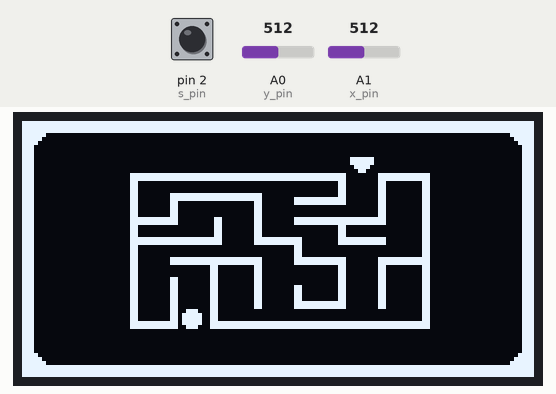
This sketch was run on a simulated Arduino Uno, built with avr-gcc and run on an emulated ATmega328P. Parts: 128×64 one-colour display. The inputs (shaded band) are chosen by the test bench; at power-on: A0 (y_pin) = 512, pin 2 (s_pin) HIGH, A1 (x_pin) = 512. What the sketch prints to the serial monitor is not drawn.

Above: at 1.2 s.
1.3 s: A0 (y_pin) set to 0
At 2.9 s:
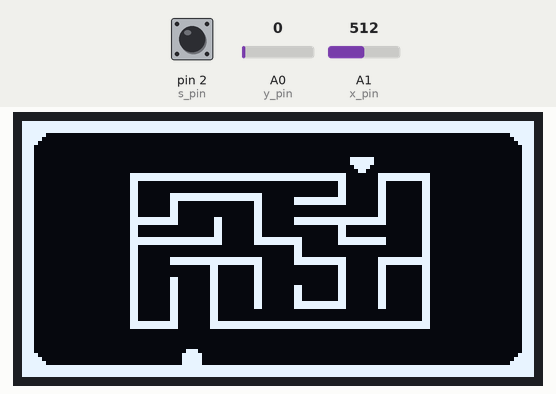
3.2 s: A0 (y_pin) set to 1023
At 5.0 s:
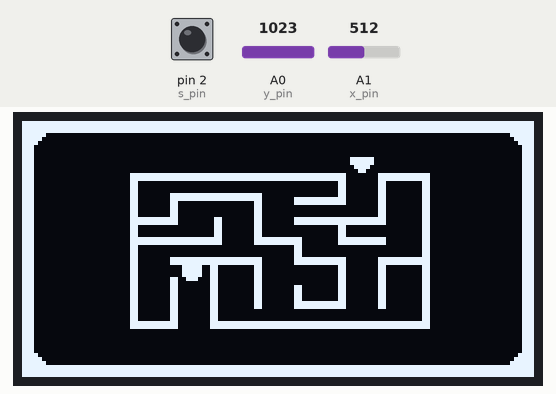
Timing chart, 0 to 6.5 s (numbered marks = the images above; inputs shaded):
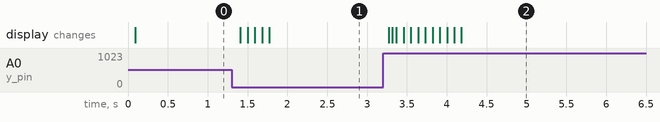

Measured:
- after the input at 1.3 s, the display: first changes after 0.11 s (image 1 shows a later state)
- after the input at 3.2 s, the display: first changes after 0.07 s (image 2 shows a later state)

The sketch:

Maze_game.ino
```cpp
#include <Wire.h>
#include <Adafruit_SSD1306.h>
#include <Adafruit_GFX.h>

Adafruit_SSD1306 display(128, 64, &Wire, -1);

const unsigned char myBitmap [] PROGMEM = {
	0xff, 0xff, 0xff, 0xff, 0xff, 0xff, 0xff, 0xff, 0xff, 0xff, 0xff, 0xff, 0xff, 0xff, 0xff, 0xff,
	0xff, 0xff, 0xff, 0xff, 0xff, 0xff, 0xff, 0xff, 0xff, 0xff, 0xff, 0xff, 0xff, 0xff, 0xff, 0xff,
	0xff, 0xff, 0xff, 0xff, 0xff, 0xff, 0xff, 0xff, 0xff, 0xff, 0xff, 0xff, 0xff, 0xff, 0xff, 0xff,
	0xfc, 0x00, 0x00, 0x00, 0x00, 0x00, 0x00, 0x00, 0x00, 0x00, 0x00, 0x00, 0x00, 0x00, 0x00, 0x3f,
	0xf8, 0x00, 0x00, 0x00, 0x00, 0x00, 0x00, 0x00, 0x00, 0x00, 0x00, 0x00, 0x00, 0x00, 0x00, 0x1f,
	0xf0, 0x00, 0x00, 0x00, 0x00, 0x00, 0x00, 0x00, 0x00, 0x00, 0x00, 0x00, 0x00, 0x00, 0x00, 0x0f,
	0xe0, 0x00, 0x00, 0x00, 0x00, 0x00, 0x00, 0x00, 0x00, 0x00, 0x00, 0x00, 0x00, 0x00, 0x00, 0x07,
	0xe0, 0x00, 0x00, 0x00, 0x00, 0x00, 0x00, 0x00, 0x00, 0x00, 0x00, 0x00, 0x00, 0x00, 0x00, 0x07,
	0xe0, 0x00, 0x00, 0x00, 0x00, 0x00, 0x00, 0x00, 0x00, 0x00, 0x00, 0x00, 0x00, 0x00, 0x00, 0x07,
	0xe0, 0x00, 0x00, 0x00, 0x00, 0x00, 0x00, 0x00, 0x00, 0x00, 0x3f, 0x00, 0x00, 0x00, 0x00, 0x07,
	0xe0, 0x00, 0x00, 0x00, 0x00, 0x00, 0x00, 0x00, 0x00, 0x00, 0x3f, 0x00, 0x00, 0x00, 0x00, 0x07,
	0xe0, 0x00, 0x00, 0x00, 0x00, 0x00, 0x00, 0x00, 0x00, 0x00, 0x1e, 0x00, 0x00, 0x00, 0x00, 0x07,
	0xe0, 0x00, 0x00, 0x00, 0x00, 0x00, 0x00, 0x00, 0x00, 0x00, 0x0c, 0x00, 0x00, 0x00, 0x00, 0x07,
	0xe0, 0x00, 0x00, 0x1f, 0xff, 0xff, 0xff, 0xff, 0xff, 0xff, 0x80, 0x7f, 0xfc, 0x00, 0x00, 0x07,
	0xe0, 0x00, 0x00, 0x1f, 0xff, 0xff, 0xff, 0xff, 0xff, 0xff, 0x80, 0x7f, 0xfc, 0x00, 0x00, 0x07,
	0xe0, 0x00, 0x00, 0x18, 0x00, 0x00, 0x00, 0x00, 0x00, 0x01, 0x80, 0x60, 0x0c, 0x00, 0x00, 0x07,
	0xe0, 0x00, 0x00, 0x18, 0x00, 0x00, 0x00, 0x00, 0x00, 0x01, 0x80, 0x60, 0x0c, 0x00, 0x00, 0x07,
	0xe0, 0x00, 0x00, 0x18, 0x00, 0x00, 0x00, 0x00, 0x00, 0x01, 0x80, 0x60, 0x0c, 0x00, 0x00, 0x07,
	0xe0, 0x00, 0x00, 0x18, 0x07, 0xff, 0xff, 0xf0, 0x00, 0x01, 0x80, 0x60, 0x0c, 0x00, 0x00, 0x07,
	0xe0, 0x00, 0x00, 0x18, 0x07, 0xff, 0xff, 0xf0, 0x0f, 0xff, 0x80, 0x60, 0x0c, 0x00, 0x00, 0x07,
	0xe0, 0x00, 0x00, 0x18, 0x06, 0x00, 0x00, 0x30, 0x0f, 0xff, 0x80, 0x60, 0x0c, 0x00, 0x00, 0x07,
	0xe0, 0x00, 0x00, 0x18, 0x06, 0x00, 0x00, 0x30, 0x00, 0x00, 0x00, 0x60, 0x0c, 0x00, 0x00, 0x07,
	0xe0, 0x00, 0x00, 0x18, 0x06, 0x00, 0x00, 0x30, 0x00, 0x00, 0x00, 0x60, 0x0c, 0x00, 0x00, 0x07,
	0xe0, 0x00, 0x00, 0x18, 0x06, 0x00, 0x00, 0x30, 0x00, 0x00, 0x00, 0x60, 0x0c, 0x00, 0x00, 0x07,
	0xe0, 0x00, 0x00, 0x1f, 0xfe, 0x00, 0xc0, 0x30, 0x0f, 0xff, 0xff, 0xe0, 0x0c, 0x00, 0x00, 0x07,
	0xe0, 0x00, 0x00, 0x1f, 0xfe, 0x00, 0xc0, 0x30, 0x0f, 0xff, 0xff, 0xe0, 0x0c, 0x00, 0x00, 0x07,
	0xe0, 0x00, 0x00, 0x18, 0x00, 0x00, 0xc0, 0x30, 0x00, 0x01, 0x80, 0x00, 0x0c, 0x00, 0x00, 0x07,
	0xe0, 0x00, 0x00, 0x18, 0x00, 0x00, 0xc0, 0x30, 0x00, 0x01, 0x80, 0x00, 0x0c, 0x00, 0x00, 0x07,
	0xe0, 0x00, 0x00, 0x18, 0x00, 0x00, 0xc0, 0x30, 0x00, 0x01, 0x80, 0x00, 0x0c, 0x00, 0x00, 0x07,
	0xe0, 0x00, 0x00, 0x1f, 0xff, 0xff, 0xc0, 0x3f, 0xfc, 0x01, 0xff, 0xe0, 0x0c, 0x00, 0x00, 0x07,
	0xe0, 0x00, 0x00, 0x1f, 0xff, 0xff, 0xc0, 0x3f, 0xfc, 0x01, 0xff, 0xe0, 0x0c, 0x00, 0x00, 0x07,
	0xe0, 0x00, 0x00, 0x18, 0x00, 0x00, 0x00, 0x00, 0x0c, 0x00, 0x00, 0x00, 0x0c, 0x00, 0x00, 0x07,
	0xe0, 0x00, 0x00, 0x18, 0x00, 0x00, 0x00, 0x00, 0x0c, 0x00, 0x00, 0x00, 0x0c, 0x00, 0x00, 0x07,
	0xe0, 0x00, 0x00, 0x18, 0x00, 0x00, 0x00, 0x00, 0x0c, 0x00, 0x00, 0x00, 0x0c, 0x00, 0x00, 0x07,
	0xe0, 0x00, 0x00, 0x18, 0x07, 0xff, 0xff, 0xf0, 0x0f, 0xff, 0x80, 0x7f, 0xfc, 0x00, 0x00, 0x07,
	0xe0, 0x00, 0x00, 0x18, 0x07, 0xff, 0xff, 0xf0, 0x0f, 0xff, 0x80, 0x7f, 0xfc, 0x00, 0x00, 0x07,
	0xe0, 0x00, 0x00, 0x18, 0x00, 0x01, 0x80, 0x30, 0x00, 0x01, 0x80, 0x60, 0x0c, 0x00, 0x00, 0x07,
	0xe0, 0x00, 0x00, 0x18, 0x00, 0x01, 0x80, 0x30, 0x00, 0x01, 0x80, 0x60, 0x0c, 0x00, 0x00, 0x07,
	0xe0, 0x00, 0x00, 0x18, 0x00, 0x01, 0x80, 0x30, 0x00, 0x01, 0x80, 0x60, 0x0c, 0x00, 0x00, 0x07,
	0xe0, 0x00, 0x00, 0x18, 0x06, 0x01, 0x80, 0x30, 0x00, 0x01, 0x80, 0x60, 0x0c, 0x00, 0x00, 0x07,
	0xe0, 0x00, 0x00, 0x18, 0x06, 0x01, 0x80, 0x30, 0x00, 0x01, 0x80, 0x60, 0x0c, 0x00, 0x00, 0x07,
	0xe0, 0x00, 0x00, 0x18, 0x06, 0x01, 0x80, 0x30, 0x0c, 0x01, 0x80, 0x60, 0x0c, 0x00, 0x00, 0x07,
	0xe0, 0x00, 0x00, 0x18, 0x06, 0x01, 0x80, 0x30, 0x0c, 0x01, 0x80, 0x60, 0x0c, 0x00, 0x00, 0x07,
	0xe0, 0x00, 0x00, 0x18, 0x06, 0x01, 0x80, 0x30, 0x0c, 0x01, 0x80, 0x60, 0x0c, 0x00, 0x00, 0x07,
	0xe0, 0x00, 0x00, 0x18, 0x06, 0x01, 0x80, 0x30, 0x0c, 0x01, 0x80, 0x60, 0x0c, 0x00, 0x00, 0x07,
	0xe0, 0x00, 0x00, 0x18, 0x06, 0x01, 0x80, 0x30, 0x0f, 0xff, 0x80, 0x60, 0x0c, 0x00, 0x00, 0x07,
	0xe0, 0x00, 0x00, 0x18, 0x06, 0x01, 0x80, 0x30, 0x0f, 0xff, 0x80, 0x60, 0x0c, 0x00, 0x00, 0x07,
	0xe0, 0x00, 0x00, 0x18, 0x06, 0x01, 0x80, 0x00, 0x00, 0x00, 0x00, 0x00, 0x0c, 0x00, 0x00, 0x07,
	0xe0, 0x00, 0x00, 0x18, 0x06, 0x01, 0x80, 0x00, 0x00, 0x00, 0x00, 0x00, 0x0c, 0x00, 0x00, 0x07,
	0xe0, 0x00, 0x00, 0x18, 0x06, 0x01, 0x80, 0x00, 0x00, 0x00, 0x00, 0x00, 0x0c, 0x00, 0x00, 0x07,
	0xe0, 0x00, 0x00, 0x1f, 0xfe, 0x01, 0xff, 0xff, 0xff, 0xff, 0xff, 0xff, 0xfc, 0x00, 0x00, 0x07,
	0xe0, 0x00, 0x00, 0x1f, 0xfe, 0x01, 0xff, 0xff, 0xff, 0xff, 0xff, 0xff, 0xfc, 0x00, 0x00, 0x07,
	0xe0, 0x00, 0x00, 0x00, 0x00, 0x00, 0x00, 0x00, 0x00, 0x00, 0x00, 0x00, 0x00, 0x00, 0x00, 0x07,
	0xe0, 0x00, 0x00, 0x00, 0x00, 0x00, 0x00, 0x00, 0x00, 0x00, 0x00, 0x00, 0x00, 0x00, 0x00, 0x07,
	0xe0, 0x00, 0x00, 0x00, 0x00, 0x00, 0x00, 0x00, 0x00, 0x00, 0x00, 0x00, 0x00, 0x00, 0x00, 0x07,
	0xe0, 0x00, 0x00, 0x00, 0x00, 0x00, 0x00, 0x00, 0x00, 0x00, 0x00, 0x00, 0x00, 0x00, 0x00, 0x07,
	0xe0, 0x00, 0x00, 0x00, 0x00, 0x00, 0x00, 0x00, 0x00, 0x00, 0x00, 0x00, 0x00, 0x00, 0x00, 0x07,
	0xe0, 0x00, 0x00, 0x00, 0x00, 0x00, 0x00, 0x00, 0x00, 0x00, 0x00, 0x00, 0x00, 0x00, 0x00, 0x07,
	0xf0, 0x00, 0x00, 0x00, 0x00, 0x00, 0x00, 0x00, 0x00, 0x00, 0x00, 0x00, 0x00, 0x00, 0x00, 0x0f,
	0xf8, 0x00, 0x00, 0x00, 0x00, 0x00, 0x00, 0x00, 0x00, 0x00, 0x00, 0x00, 0x00, 0x00, 0x00, 0x1f,
	0xfc, 0x00, 0x00, 0x00, 0x00, 0x00, 0x00, 0x00, 0x00, 0x00, 0x00, 0x00, 0x00, 0x00, 0x00, 0x3f,
	0xff, 0xff, 0xff, 0xff, 0xff, 0xff, 0xff, 0xff, 0xff, 0xff, 0xff, 0xff, 0xff, 0xff, 0xff, 0xff,
	0xff, 0xff, 0xff, 0xff, 0xff, 0xff, 0xff, 0xff, 0xff, 0xff, 0xff, 0xff, 0xff, 0xff, 0xff, 0xff,
	0xff, 0xff, 0xff, 0xff, 0xff, 0xff, 0xff, 0xff, 0xff, 0xff, 0xff, 0xff, 0xff, 0xff, 0xff, 0xff
};

// Joystick pins
int x_pin = A1;
int y_pin = A0;
int s_pin = 2;

// Joystick values
int x_val;
int y_val;
int s_val;

// Player position
int player_x = 42;
int player_y = 49;

//Player size
int player_radius=2;

// ----- Function to check if a wall is at (x, y) -----
bool is_wall(int x, int y) {
  if (x < 0 || x >= 128 || y < 0 || y >= 64) return true; // block outside screen
  int byte_width = 128 / 8; // 16 bytes per row
  int byte_index = y * byte_width + (x / 8);
  int bit_index = 7 - (x % 8);
  byte pixel_byte = pgm_read_byte(&myBitmap[byte_index]);
  return (pixel_byte >> bit_index) & 0x01;
}// is_wall() ends


// ----- Setup -----
void setup() {
  display.begin(SSD1306_SWITCHCAPVCC, 0x3C);
  display.clearDisplay();
  delay(20);
  pinMode(x_pin, INPUT);
  pinMode(y_pin, INPUT);
	pinMode(s_pin, INPUT_PULLUP);
  Serial.begin(9600);
}//setup() ends

// ----- Loop -----
void loop() {
  // Draw maze
  display.drawBitmap(0, 0, myBitmap, 128, 64, WHITE);


  // Draw player
  display.fillCircle(player_x, player_y, player_radius, WHITE);
  display.display();

  // Joystick input
  x_val = analogRead(x_pin);
  y_val = analogRead(y_pin);
	s_val = digitalRead(s_pin);

  // Move the player
  player_control();
	// Winning board
	player_win();

  // Debug output
  Serial.print("Player: ");
  Serial.print(player_x);
  Serial.print(", ");
  Serial.print(player_y);
  Serial.print("  |  Joystick: ");
  Serial.print(x_val);
  Serial.print(" , ");
  Serial.print(y_val);
	Serial.print(" , ");
  Serial.println(s_val);
}// lopp() ends

// ----- Player movement with collision -----
void player_control() {
  int new_x = player_x;
  int new_y = player_y;

  // Up
  if (x_val == 512 && y_val == 1023) {
    new_y = player_y - 2;
  }

  // Down
  if (x_val == 512 && y_val == 0) {
    new_y = player_y + 2;
  }

  // Left
  if (x_val == 1023 && y_val == 512) {
    new_x = player_x - 2;
  }

  // Right
  if (x_val == 0 && y_val == 512) {
    new_x = player_x + 2;
  }

  // Only move if not hitting a wall
  if (!is_wall(new_x, new_y)) {
    display.display();
    display.fillCircle(player_x, player_y, player_radius, BLACK); // erase old
    player_x = new_x;
    player_y = new_y;
    display.fillCircle(player_x, player_y, player_radius, WHITE); // draw new
    display.display();
  }
	}//player_control() ends

void player_win(){
  if (player_x >= 82 && player_x <= 88 && player_y >=13 && player_y <= 15){

    delay(200);
    display.clearDisplay();
    display.display();

    display.setTextSize(1);
    display.setTextColor(WHITE);
    display.setCursor(39,30);
    display.println("YOU WON!!");
    display.drawRect(32, 25, 65, 16, WHITE);

    display.display();
    delay(100000);
}
}//player_win() ends
```
